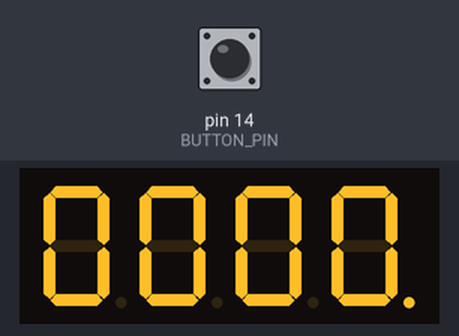
The sketch below on a simulated Arduino Uno, built with avr-gcc and run on an emulated ATmega328P. Parts: 4-digit seven-segment display. Wiring (inferred from the names in the program): 4-digit 7-segment display, segments lit when HIGH: segments pin 9, pin 2, pin 5, pin 8, pin 7, pin 3, pin 4, pin 6; digit selects pin 13, pin 12, pin 11, pin 10. Inputs (shaded band) come from the test bench; at power-on: pin 14 (BUTTON_PIN) HIGH. The segment pins are drawn as the display they are named for.

Above: at 1.2 s.
1.3 s: pin 14 (BUTTON_PIN) pulled LOW for 0.15 s
At 2.0 s:
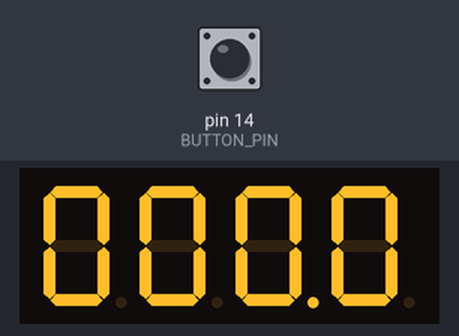
Timing chart, 0 to 4.3 s (numbered marks = the images above; inputs shaded):
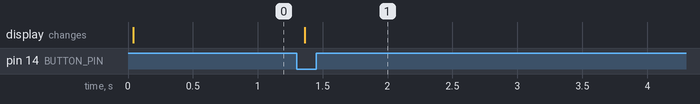

The sketch:

arduino_sketch.ino
```cpp
#include <string.h>

#define A 9
#define B 2
#define C 5
#define D 8
#define E 7
#define F 3
#define G 4
#define DP 6
#define D1 13
#define D2 12
#define D3 11
#define D4 10
#define BUTTON_PIN 14

enum DeviceMode{
  INITIALISATION,
  DATE,
  ATMP
};
extern enum DeviceMode devmode;

void setup() {
  Serial.begin(115200);
  pinMode(A, OUTPUT);
  pinMode(B, OUTPUT);
  pinMode(C, OUTPUT);
  pinMode(D, OUTPUT);
  pinMode(E, OUTPUT);
  pinMode(F, OUTPUT);
  pinMode(G, OUTPUT);
  pinMode(DP, OUTPUT);

  pinMode(D1, OUTPUT);
  pinMode(D2, OUTPUT);
  pinMode(D3, OUTPUT);
  pinMode(D4, OUTPUT);
  digitalWrite(D1, HIGH);
  digitalWrite(D2, HIGH);
  digitalWrite(D3, HIGH);
  digitalWrite(D4, HIGH);

  pinMode(BUTTON_PIN, INPUT);
}
void setSegmentActive(byte segment, boolean active){
  switch(segment){
    case 0:{
      digitalWrite(D4, !active);
      break;
    }
    case 1:{
      digitalWrite(D3, !active);
      break;
    }
    case 2:{
      digitalWrite(D2, !active);
      break;
    }
    case 3:{
      digitalWrite(D1, !active);
      break;
    }
  }
}
void setSegment(byte number){
  switch(number){
    case 0:{
      digitalWrite(A, HIGH);
      digitalWrite(B, HIGH);
      digitalWrite(C, HIGH);
      digitalWrite(D, HIGH);
      digitalWrite(E, HIGH);
      digitalWrite(F, HIGH);
      digitalWrite(G, LOW);
      break;
    }
    case 1:{
      digitalWrite(A, LOW);
      digitalWrite(B, HIGH);
      digitalWrite(C, HIGH);
      digitalWrite(D, LOW);
      digitalWrite(E, LOW);
      digitalWrite(F, LOW);
      digitalWrite(G, LOW);
      break;
    }
    case 2:{
      digitalWrite(A, HIGH);
      digitalWrite(B, HIGH);
      digitalWrite(C, LOW);
      digitalWrite(D, HIGH);
      digitalWrite(E, HIGH);
      digitalWrite(F, LOW);
      digitalWrite(G, HIGH);
      break;
    }
    case 3:{
      digitalWrite(A, HIGH);
      digitalWrite(B, HIGH);
      digitalWrite(C, HIGH);
      digitalWrite(D, HIGH);
      digitalWrite(E, LOW);
      digitalWrite(F, LOW);
      digitalWrite(G, HIGH);
      break;
    }
    case 4:{
      digitalWrite(A, LOW);
      digitalWrite(B, HIGH);
      digitalWrite(C, HIGH);
      digitalWrite(D, LOW);
      digitalWrite(E, LOW);
      digitalWrite(F, HIGH);
      digitalWrite(G, HIGH);
      break;
    }
    case 5:{
      digitalWrite(A, HIGH);
      digitalWrite(B, LOW);
      digitalWrite(C, HIGH);
      digitalWrite(D, HIGH);
      digitalWrite(E, LOW);
      digitalWrite(F, HIGH);
      digitalWrite(G, HIGH);
      break;
    }
    case 6:{
      digitalWrite(A, HIGH);
      digitalWrite(B, LOW);
      digitalWrite(C, HIGH);
      digitalWrite(D, HIGH);
      digitalWrite(E, HIGH);
      digitalWrite(F, HIGH);
      digitalWrite(G, HIGH);
      break;
    }
    case 7:{
      digitalWrite(A, HIGH);
      digitalWrite(B, HIGH);
      digitalWrite(C, HIGH);
      digitalWrite(D, LOW);
      digitalWrite(E, LOW);
      digitalWrite(F, LOW);
      digitalWrite(G, LOW);
      break;
    }
    case 8:{
      digitalWrite(A, HIGH);
      digitalWrite(B, HIGH);
      digitalWrite(C, HIGH);
      digitalWrite(D, HIGH);
      digitalWrite(E, HIGH);
      digitalWrite(F, HIGH);
      digitalWrite(G, HIGH);
      break;
    }
    case 9:{
      digitalWrite(A, HIGH);
      digitalWrite(B, HIGH);
      digitalWrite(C, HIGH);
      digitalWrite(D, HIGH);
      digitalWrite(E, LOW);
      digitalWrite(F, HIGH);
      digitalWrite(G, HIGH);
      break;
    }
    case -1:{
      digitalWrite(A, LOW);
      digitalWrite(B, LOW);
      digitalWrite(C, LOW);
      digitalWrite(D, LOW);
      digitalWrite(E, LOW);
      digitalWrite(F, LOW);
      digitalWrite(G, LOW);
      break;
    }
  }
}
struct dissegs{
  byte qs;
  byte ts;
  byte ds;
  byte ss;
  byte dm;
};
byte changeModeOnDisplay(){
  switch(devmode){
    case DATE:{
      //0001
      return 1;
    }
    case ATMP:{
      //0010
      return 2;
    }
    default:{
      //1111
      return 15;
    }
  }
}
struct dissegs setDisplay(short number){
  byte qs = static_cast<byte>(number / 1000);
  byte ts = static_cast<byte>((number / 100) % 10);
  byte ds = static_cast<byte>((number / 10) % 10);
  byte ss = static_cast<byte>(number % 10);
  byte dm = changeModeOnDisplay();
  return {qs, ts, ds, ss, dm};
}
void draw(struct dissegs* dis){
  setSegmentActive(0, false);
  setSegmentActive(1, false);
  setSegmentActive(2, false);
  setSegmentActive(3, false);
  digitalWrite(DP, LOW);

  setSegmentActive(0, true);
  setSegment(dis->ss);
  if((dis->dm & 1) == 1) digitalWrite(DP, HIGH);
  delay(1);

  setSegmentActive(0, false);
  setSegmentActive(1, false);
  setSegmentActive(2, false);
  setSegmentActive(3, false);
  digitalWrite(DP, LOW);

  setSegmentActive(1, true);
  setSegment(dis->ds);
  if(((dis->dm >> 1) & 1) == 1) digitalWrite(DP, HIGH);
  delay(1);

  setSegmentActive(0, false);
  setSegmentActive(1, false);
  setSegmentActive(2, false);
  setSegmentActive(3, false);
  digitalWrite(DP, LOW);

  setSegmentActive(2, true);
  setSegment(dis->ts);
  if(((dis->dm >> 2) & 1) == 1) digitalWrite(DP, HIGH);
  delay(1);

  setSegmentActive(0, false);
  setSegmentActive(1, false);
  setSegmentActive(2, false);
  setSegmentActive(3, false);
  digitalWrite(DP, LOW);

  setSegmentActive(3, true);
  setSegment(dis->qs);
  if(((dis->dm >> 3) & 1) == 1) digitalWrite(DP, HIGH);
  delay(1);
}
int number = 0;
unsigned long last_time = 0;
class StateMachine{
  public:
  int state = 0;
  virtual void next(){
    this->state++;
  }
};
#define MSGC_IOCONTROL 0
#define MSGC_READDATNUMBERSTATE 1
#define MSGC_PREPARE_SETUP_DATE_MODE_ON_HOST 2
#define MSGC_SETUP_DATE_MODE_ON_HOST 3
#define MSGC_PREPARE_SETUP_ATMP_MODE_ON_HOST 4
#define MSGC_SETUP_ATMP_MODE_ON_HOST 6

DeviceMode devmode = DATE;
DeviceMode newdevmode = DATE;
DeviceMode hostmode = INITIALISATION;
class MessageController : protected StateMachine{
  protected:
  bool cycleSynced = true;
  bool connectionStatus = false;
  private:
  char msg[5];
  void __msgcCallReadDat(){
    if(Serial.available() >= 4){
      Serial.readBytes((byte*)&number, 4);
      state=MSGC_IOCONTROL;
    }
  }
  void __setupDateModeOnHost(){
    if(Serial.availableForWrite() >= 5){
      Serial.write("date!", 5);
      state=MSGC_IOCONTROL;
    }
  }
  void __prepareSetupDateModeOnHost(){
    if(Serial.available() >= 4){
      Serial.readBytes(msg, 4);
      if(strcmp(msg, "read\0")==0) {
        hostmode = DATE;
        state=MSGC_SETUP_DATE_MODE_ON_HOST;
      }
    }
  }
  void __prepareSetupATMPModeOnHost(){
    if(Serial.available() >= 4){
      Serial.readBytes(msg, 4);
      if(strcmp(msg, "read\0")==0) {
        hostmode = ATMP;
        state=MSGC_SETUP_ATMP_MODE_ON_HOST;
      }
    }
  }
  void __setupATMPModeOnHost(){
    if(Serial.availableForWrite() >= 5){
      Serial.write("atmp!", 5);
      state=MSGC_IOCONTROL;
    }
  }
  bool readyToWrite(char* writeMsg, int length){
    if(Serial.availableForWrite() >= length){
      Serial.write(writeMsg, length);
      return true;
    } else return false;
  }
  void __msgcIOController(){
    if(Serial.available() >= 4 && !connectionStatus){
      Serial.readBytes(msg, 4);
      msg[4]='\0';
      if(strcmp(msg, "init\0") == 0 && Serial.availableForWrite() >= 5){
        Serial.write("conn!", 5);
        connectionStatus = true;
      }
    }
    devmode = newdevmode;
    //DATE mode control
    if(Serial.availableForWrite() >= 5 && connectionStatus == true && devmode == DATE){
      if(hostmode != DATE){
        Serial.write("chmd!", 5);
        state=MSGC_PREPARE_SETUP_DATE_MODE_ON_HOST;
        return;
      }
      else if(hostmode == DATE){
        Serial.write("keep!", 5);
        state=MSGC_READDATNUMBERSTATE;
        return;
      }
    }
    //ATMP mode control
    if(Serial.availableForWrite() >= 5 && connectionStatus == true && devmode == ATMP){
      if(hostmode != ATMP){
        Serial.write("chmd!", 5);
        state=MSGC_PREPARE_SETUP_ATMP_MODE_ON_HOST;
        return;
      }
      else if(hostmode == ATMP){
        Serial.write("keep!", 5);
        state=MSGC_READDATNUMBERSTATE;
        return;
      }
    }
  }
  public:
  virtual void next() override{
    switch(state){
      case MSGC_READDATNUMBERSTATE:{
        __msgcCallReadDat();
        break;
      }
      case MSGC_IOCONTROL:{
        __msgcIOController();
        break;
      }
      case MSGC_SETUP_DATE_MODE_ON_HOST:{
        __setupDateModeOnHost();
        break;
      }
      case MSGC_PREPARE_SETUP_DATE_MODE_ON_HOST:{
        __prepareSetupDateModeOnHost();
        break;
      }
      case MSGC_PREPARE_SETUP_ATMP_MODE_ON_HOST:{
        __prepareSetupATMPModeOnHost();
        break;
      }
      case MSGC_SETUP_ATMP_MODE_ON_HOST:{
        __setupATMPModeOnHost();
        break;
      }
    }

  }
};
inline void chagneDeviceMode(){
  switch(devmode){
    case DATE:{
      newdevmode = ATMP;
      break;
    }
    case ATMP:{
      newdevmode = DATE;
      break;
    }
  }
}
inline void handleButton(){
  static bool pressed = false;
  if(digitalRead(BUTTON_PIN) == 0 && !pressed){
    pressed = true;
    chagneDeviceMode();
  }
  if(digitalRead(BUTTON_PIN) == 1){
    pressed = false;
  }
}
MessageController msger{};
void loop() {
  struct dissegs dis = setDisplay(number);
  draw(&dis);
  msger.next();
  handleButton();
}
```

Measured:
- after the input at 1.3 s, the display: changes after 0.06 s (image 1)
